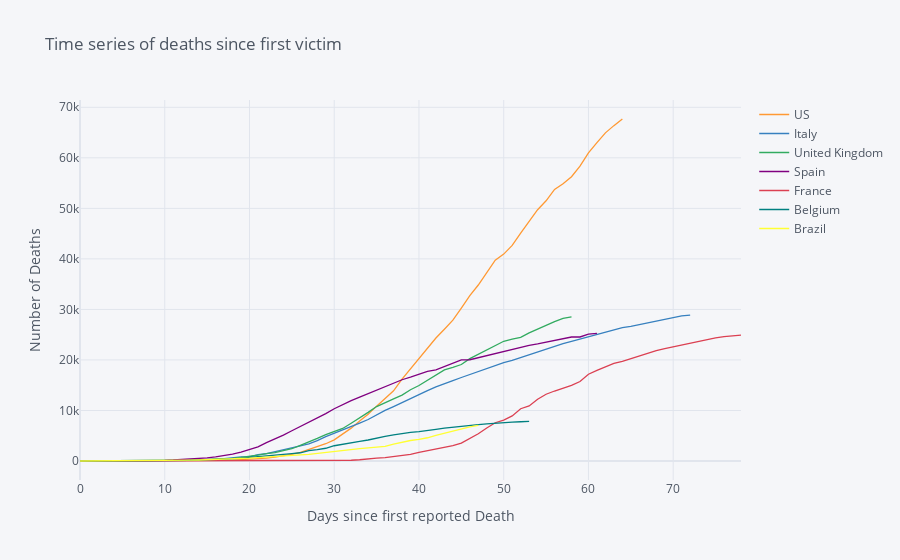

The code cell stored with this chart in its notebook:
### Markdown cell above
## 3.3 Time series plot of Deaths since day of first victim

As you can see, China managed to flatten the curve while in Italy and Spain the number of victims really exploded after 15-20 days after the first casualty. In addition, although more "delayed", the trend is also looking bad for countries such as France, the UK, and especially the US.

### Code cell
ts_country = ts_country.transpose()

df1 = ts_country.iloc[:,0].to_frame()
df1 = df1[df1.iloc[:,0] !=0].reset_index(drop=True)

for i in range(1,ts_country.shape[1]):
    df = ts_country.iloc[:,i].to_frame()
    df = df[df.iloc[:,0] !=0].reset_index(drop=True)
    df1 = pd.concat([df1, df], join='outer', axis=1)

    
df1.iplot(title = 'Time series of deaths since first victim', xTitle = 'Days since first reported Death', yTitle = 'Number of Deaths')
